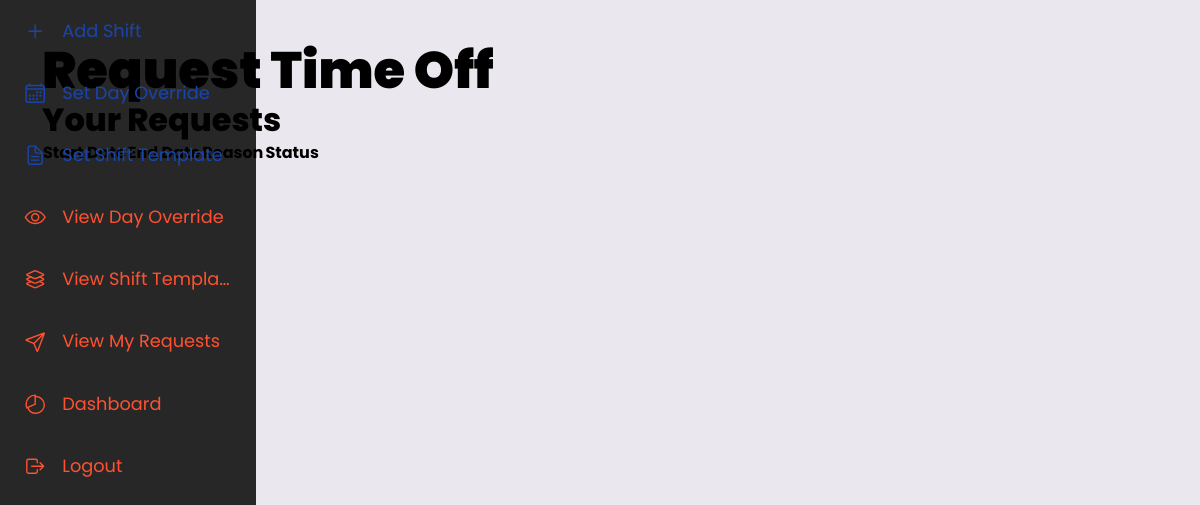
Before: /requests_employee (signed in) with the older database file.
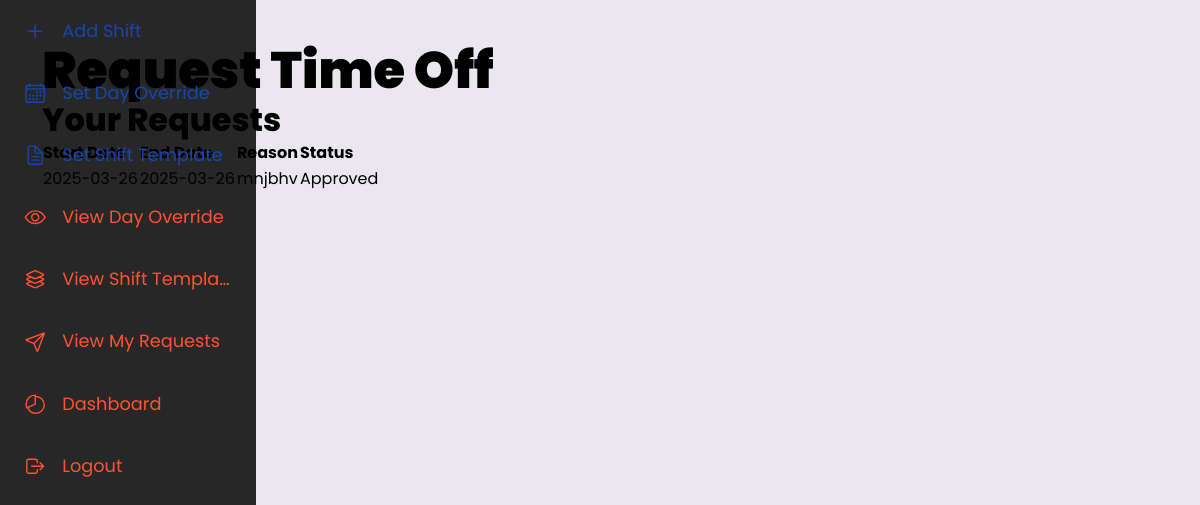
After: the same page with the newer database file.
### app.py (models this page shows)
class TimeOffRequest(db.Model):
    id = db.Column(db.Integer, primary_key=True)
    user_id = db.Column(db.Integer, db.ForeignKey('users.id'), nullable=False)
    start_date = db.Column(db.Date, nullable=False)
    end_date = db.Column(db.Date, nullable=False)
    reason = db.Column(db.String(200))
    status = db.Column(db.String(20), default='Pending')
    user = db.relationship('Users', backref='time_off_requests')

### app.py (the view, shortened to what this page needs)
@app.route('/requests_employee', methods=['GET', 'POST'])
@login_required
def requests_employee():
    requests = TimeOffRequest.query.filter_by(user_id=current_user.id).all()
    return render_template('requests_employee.html', requests=requests)

### app.py (called while the page is built)
@login_manager.user_loader
def load_user(user_id):
	return Users.query.get(int(user_id))

### templates/requests_employee.html
{% extends 'base.html' %}
{% block content %}
<h2>Request Time Off</h2>
<h3>Your Requests</h3>
<table>
    <tr>
        <th>Start Date</th>
        <th>End Date</th>
        <th>Reason</th>
        <th>Status</th>
    </tr>
    {% for request in requests %}
    <tr>
        <td>{{ request.start_date }}</td>
        <td>{{ request.end_date }}</td>
        <td>{{ request.reason }}</td>
        <td>{{ request.status }}</td>
    </tr>
    {% endfor %}
</table>
{% endblock %}

Changed rows visible on the page:
added TimeOffRequest: start_date "2025-03-26", end_date "2025-03-26", reason "mnjbhv", status "Approved"
